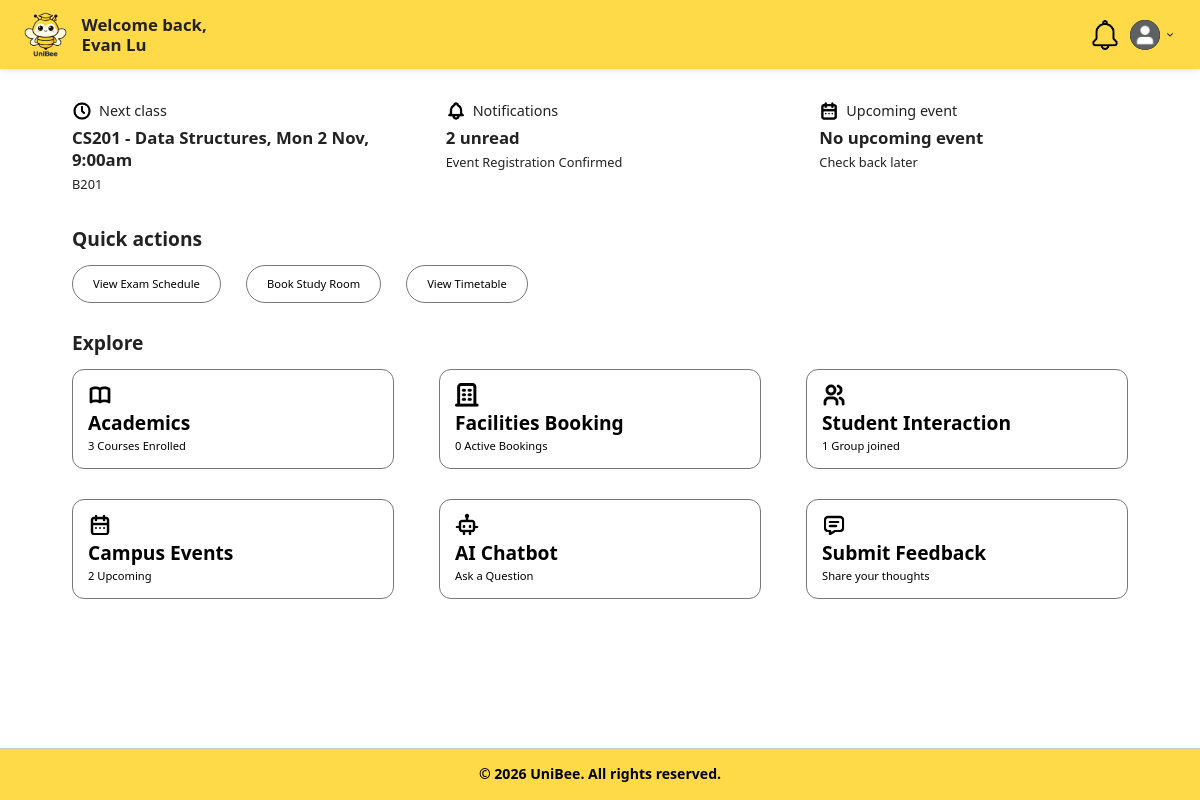
Screenshot of /boundary/studentDashboardPage.php (signed in) with the database file from the repository.
### tables this page shows
CREATE TABLE TimetableEntries (
    id INT PRIMARY KEY AUTO_INCREMENT,
    userId INT NOT NULL,
    title VARCHAR(255) NOT NULL,
    dayOfWeek ENUM('mon', 'tue', 'wed', 'thu', 'fri', 'sat', 'sun'),
    startTime TIME,
    endTime TIME,
    location VARCHAR(255),
    createdAt DATETIME DEFAULT CURRENT_TIMESTAMP,
    updatedAt DATETIME DEFAULT CURRENT_TIMESTAMP ON UPDATE CURRENT_TIMESTAMP,
    FOREIGN KEY (userId) REFERENCES Users(id) ON DELETE CASCADE
);

### controller/studentDashboardController.php (called while the page is built, shortened)
<?php
require_once "../database/database.php";
class StudentDashboardController
{
    private $db;
    public function __construct()
    {
        $database = new Database();
        $this->db = $database->connect();
    }
    public function getNextClass($studentId)
    {
        try {
            $today = strtolower(date('D'));
            $dayOrder = ['mon', 'tue', 'wed', 'thu', 'fri', 'sat', 'sun'];
            $todayIndex = array_search($today, $dayOrder);
            $sql = "SELECT title, dayOfWeek, startTime, endTime, location
                    FROM TimetableEntries
                    WHERE userId = ?
                    ORDER BY FIELD(dayOfWeek,'mon','tue','wed','thu','fri','sat','sun'),
                             startTime ASC";
            $stmt = $this->db->prepare($sql);
            $stmt->execute([$studentId]);
            $classes = $stmt->fetchAll(PDO::FETCH_ASSOC);
            for ($i = 1; $i <= 7; $i++) {
                $nextDayIndex = ($todayIndex + $i) % 7;
                $nextDay = $dayOrder[$nextDayIndex];
                foreach ($classes as $c) {
                    if (strtolower($c['dayOfWeek']) === $nextDay) {
                        $c['nextDate'] = date('Y-m-d', strtotime("+$i days"));
                        return $c;
                    }
                }
            }
            return null;
        } catch (PDOException $e) {
            error_log("getNextClass error: " . $e->getMessage());
            return false;
        }
    }
    public function getNotificationSummary($userId)
    {
        try {
            $sql = "SELECT COUNT(*) FROM Notifications
                    WHERE userId = ? AND isRead = 0";
            $stmt = $this->db->prepare($sql);
            $stmt->execute([$userId]);
            $unreadCount = (int) $stmt->fetchColumn();
            $sql = "SELECT title, message, createdAt
                    FROM Notifications
                    WHERE userId = ?
                    ORDER BY createdAt DESC
                    LIMIT 1";
            $stmt = $this->db->prepare($sql);
            $stmt->execute([$userId]);
            $latest = $stmt->fetch(PDO::FETCH_ASSOC);
            return [
                'unreadCount' => $unreadCount,
                'latest' => $latest ?: null
            ];
        } catch (PDOException $e) {
            error_log("getNotificationSummary error: " . $e->getMessage());
            return false;
        }
    }
    public function getNextEvent($studentId, $universityId)
    {
        try {
            $sql = "SELECT e.title, e.startDatetime,
                        f.location AS location
                    FROM Events e
                    JOIN EventRegistrations er ON er.eventId = e.id
                    INNER JOIN BookableFacilities bf ON e.facilityId = bf.id
                    INNER JOIN Facilities f ON bf.facilityId = f.id
                    WHERE e.universityId = ?
                    AND e.status = 'active'
                    AND e.startDatetime >= NOW()
                    AND er.userId = ?
                    AND er.status IN ('registered', 'attended')
                    ORDER BY e.startDatetime ASC
                    LIMIT 1";
            $stmt = $this->db->prepare($sql);
            $stmt->execute([$universityId, $studentId]);
            $row = $stmt->fetch(PDO::FETCH_ASSOC);
            return $row ?: null;
        } catch (PDOException $e) {
            error_log("getNextEvent error: " . $e->getMessage());
            return false;
        }
    }
    public function getEnrolledCoursesCount($studentId)
    {
        try {
            $sql = "SELECT COUNT(*)
                    FROM StudentEnrolments
                    WHERE studentId = ? AND status = 'enrolled'";
            $stmt = $this->db->prepare($sql);
            $stmt->execute([$studentId]);
            return (int) $stmt->fetchColumn();
        } catch (PDOException $e) {
            error_log("getEnrolledCoursesCount error: " . $e->getMessage());
            return 0;
        }
    }
    public function getActiveBookingsCount($userId)
    {
        try {
            $sql = "SELECT COUNT(*)
                    FROM FacilityBookings
                    WHERE userId = ? AND status IN ('pending', 'confirmed')";
            $stmt = $this->db->prepare($sql);
            $stmt->execute([$userId]);
            return (int) $stmt->fetchColumn();
        } catch (PDOException $e) {
            error_log("getActiveBookingsCount error: " . $e->getMessage());
            return 0;
        }
    }
    public function getGroupsJoinedCount($studentId)
    {
        try {
            $sql = "SELECT COUNT(*)
                    FROM StudyGroupMembers
                    WHERE studentId = ? AND status = 'active'";
            $stmt = $this->db->prepare($sql);
            $stmt->execute([$studentId]);
            return (int) $stmt->fetchColumn();
        } catch (PDOException $e) {
            error_log("getGroupsJoinedCount error: " . $e->getMessage());
            return 0;
        }
    }
    public function getUpcomingEventsCount($universityId)
    {
        try {
            $sql = "SELECT COUNT(*)
                    FROM Events
                    WHERE universityId = ?
                      AND status = 'active'
                      AND endDatetime >= NOW()";
            $stmt = $this->db->prepare($sql);
            $stmt->execute([$universityId]);
            return (int) $stmt->fetchColumn();
        } catch (PDOException $e) {
            error_log("getUpcomingEventsCount error: " . $e->getMessage());
            return 0;
        }
    }
}
?>

### database/database.php (called while the page is built, shortened)
<?php
class Database
{
    private $host = 'localhost:3307';
    private $dbname = 'unibee';
    private $username = 'root';
    private $password = '';
    public function connect()
    {
        try {
            $this->pdo = new PDO(
                "mysql:host={$this->host};dbname={$this->dbname}",
                $this->username,
                $this->password
            );
            $this->pdo->setAttribute(PDO::ATTR_ERRMODE, PDO::ERRMODE_EXCEPTION);
            return $this->pdo;
        } catch (PDOException $e) {
            die("Database connection failed: " . $e->getMessage());
        }
    }
}

### boundary/studentDashboardPage.php (the view, shortened to what this page needs)
<?php
require_once "../controller/studentDashboardController.php";
$dashboardController = new StudentDashboardController();
$studentId = $_SESSION['user_id'] ?? null;
$universityId = $_SESSION['university_id'] ?? null;
$nextClass = $dashboardController->getNextClass($studentId);
$notificationSum = $dashboardController->getNotificationSummary($studentId);
$nextEvent = $dashboardController->getNextEvent($studentId, $universityId);
$coursesEnrolled = $dashboardController->getEnrolledCoursesCount($studentId);
$activeBookings = $dashboardController->getActiveBookingsCount($studentId);
$groupsJoined = $dashboardController->getGroupsJoinedCount($studentId);
$upcomingEventsCnt = $dashboardController->getUpcomingEventsCount($universityId);
?>
<!DOCTYPE html>
<html lang="en">
<head>
    <link rel="stylesheet" href="../style.css">
</head>
<body>
    <header class="header">
        <div class="logo-container">
            <a href="studentDashboardPage.php">
                <img src="../images/uniBeeLogo.png" alt="UniBee Logo">
            </a>
        </div>
        <div class="welcome-message">
            <span>Welcome back,</span>
            <strong><?php echo htmlspecialchars($_SESSION['user_name']); ?></strong>
        </div>
        <div class="dashboard-header-right">
            <a href="notificationPage.php" class="header-icon">
                <img src="../images/notification.png" alt="Notifications">
            </a>
            <div class="profile-dropdown">
                <div class="profile-container" onclick="toggleDropdown()">
                    <img src="../images/profilePic.png" alt="Profile" class="profile-icon">
                    <img src="../images/dropdown.png" alt="Menu" class="dropdown-arrow">
                </div>
            </div>
        </div>
    </header>
    <main class="dashboard">
        <section class="dashboard-summary">
            <div class="summary-item">
                <div class="summary-title">
                    <img src="../images/nextClass.png" alt="Next class" class="summary-icon">
                    <span>Next class</span>
                </div>
                <?php if ($nextClass === false): ?>
                    <h2>Unable to load</h2>
                    <p>Please try again later</p>
                <?php elseif ($nextClass === null): ?>
                    <h2>No upcoming class</h2>
                    <p>You're free!</p>
                <?php else: ?>
                    <h2>
                        <?php echo htmlspecialchars($nextClass['title']); ?>,
                        <?php echo htmlspecialchars(date('D j M, g:ia', strtotime($nextClass['nextDate'] . ' ' . $nextClass['startTime']))); ?>
                    </h2>
                    <p><?php echo htmlspecialchars($nextClass['location']); ?></p>
                <?php endif; ?>
            </div>
            <div class="summary-item">
                <div class="summary-title">
                    <img src="../images/noti.png" alt="Notifications" class="summary-icon">
                    <span>Notifications</span>
                </div>
                <?php if ($notificationSum === false): ?>
                    <h2>Unable to load</h2>
                    <p>Please try again later</p>
                <?php else: ?>
                    <h2>
                        <a href="notificationPage.php" class="summary-link">
                            <?php echo (int) $notificationSum['unreadCount']; ?> unread
                        </a>
                    </h2>
                    <?php if (!empty($notificationSum['latest'])): ?>
                        <p><?php echo htmlspecialchars($notificationSum['latest']['title']); ?></p>
                    <?php else: ?>
                        <p>No notifications yet</p>
                    <?php endif; ?>
                <?php endif; ?>
            </div>
            <div class="summary-item">
                <div class="summary-title">
                    <img src="../images/upcomingEvent.png" alt="Upcoming event" class="summary-icon">
                    <span>Upcoming event</span>
                </div>
                <?php if ($nextEvent === false): ?>
                    <h2>Unable to load</h2>
                    <p>Please try again later</p>
                <?php elseif ($nextEvent === null): ?>
                    <h2>No upcoming event</h2>
                    <p>Check back later</p>
                <?php endif; ?>
            </div>
        </section>
        <section class="dashboard-section">
            <h3 class="section-label">Quick actions</h3>
            <div class="quick-actions">
                <a href="academicsPage.php?tab=exams" class="quick-button">
                    View Exam Schedule
                </a>
                <a href="bookFacilityPage.php" class="quick-button">
                    Book Study Room
                </a>
                <a href="academicsPage.php?tab=timetable" class="quick-button">
                    View Timetable
                </a>
            </div>
        </section>
        <section class="dashboard-section">
            <h3 class="section-label">Explore</h3>
            <div class="dashboard-grid">
                <a href="academicsPage.php" class="dashboard-card">
                    <img src="../images/academic.png" alt="Academics" class="card-icon">
                    <h2>Academics</h2>
                    <p><?php echo $coursesEnrolled . ' Course' . ($coursesEnrolled === 1 ? '' : 's') . ' Enrolled'; ?>
                    </p>
                </a>
                <a href="viewFacilitiesPage.php" class="dashboard-card">
                    <img src="../images/facilityBooking.png" alt="Facilities Booking" class="card-icon">
                    <h2>Facilities Booking</h2>
                    <p><?php echo $activeBookings . ' Active Booking' . ($activeBookings === 1 ? '' : 's'); ?></p>
                </a>
                <a href="academicsPage.php?tab=interaction" class="dashboard-card">
                    <img src="../images/studyGrp.png" alt="Study Groups" class="card-icon">
                    <h2>Student Interaction</h2>
                    <p><?php echo $groupsJoined . ' Group' . ($groupsJoined === 1 ? '' : 's') . ' joined'; ?></p>
                </a>
                <a href="viewEventsPage.php" class="dashboard-card">
                    <img src="../images/campusEvent.png" alt="Campus Events" class="card-icon">
                    <h2>Campus Events</h2>
                    <p><?php echo $upcomingEventsCnt . ' Upcoming'; ?></p>
                </a>
                <a href="aiChatbotPage.php" class="dashboard-card">
                    <img src="../images/aiChatbot.png" alt="AI Chatbot" class="card-icon">
                    <h2>AI Chatbot</h2>
                    <p>Ask a Question</p>
                </a>
                <a href="submitFeedbackPage.php" class="dashboard-card">
                    <img src="../images/feedback.png" alt="Submit Feedback" class="card-icon">
                    <h2>Submit Feedback</h2>
                    <p>Share your thoughts</p>
                </a>
            </div>
        </section>
    </main>
    <footer>
        <div class="footer-bottom-bar">
            &copy; 2026 UniBee. All rights reserved.
        </div>
    </footer>
</body>
</html>

### rows the page displays
timetableentries: title "CS201 - Data Structures", startTime "Mon 2 Nov, 9:00am", location "B201"

### other values shown
$_SESSION['user_name'] "Evan Lu"
$notificationSum['unreadCount'] "2"
$notificationSum['latest']['title'] "Event Registration Confirmed"
$coursesEnrolled "3"
$activeBookings "0"
$groupsJoined "1"
$upcomingEventsCnt "2"
